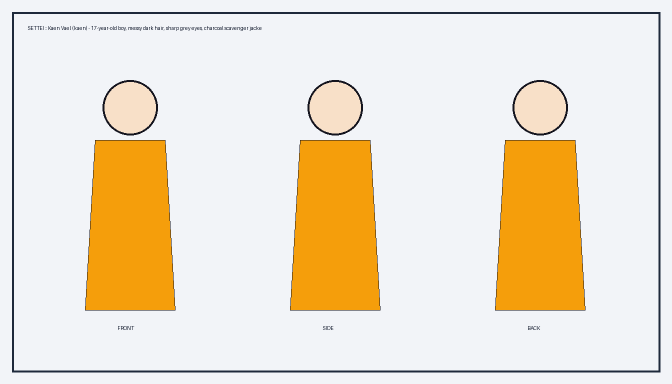
#> input picture bank/characters/kaen/settei.png, 1344 x 768 px (shown at 1/2 size)
$ python -i build_style_bible.py   (imports and definitions only)
#> lines starting #> are read from the running program, lines starting #| are printed output that depends on the picture
from __future__ import annotations

import argparse
import json
import math
import subprocess
from collections import Counter
from pathlib import Path
from typing import Any

from PIL import Image, ImageStat

CATEGORIES = ("decors", "settei", "props", "genga", "acting", "fx", "smears", "cycles")
IMAGE_EXTS = {".png", ".jpg", ".jpeg", ".webp", ".bmp"}
VIDEO_EXTS = {".mp4", ".webm", ".mov", ".mkv", ".gif"}


# [68 lines left out: functions ensure_dataset_folders, _probe_duration_sec, extract_video_keyframes, not called in this run]


def _analyze_image_metrics(img_path: Path) -> tuple[float, float, float, list[tuple[int, int, int]]]:
    """Retourne (luma_0_1, contrast_0_1, saturation_0_1, couleurs_dominantes_rgb)."""
#> called with img_path = '../../bank/characters/kaen/settei.png'
    with Image.open(img_path) as im:
#> im is the input picture: PIL image 1344x768 RGB; mean R, G, B 237.6, 225.1, 205.1
        rgb = im.convert("RGB")
        thumb = rgb.copy()
        thumb.thumbnail((320, 320))
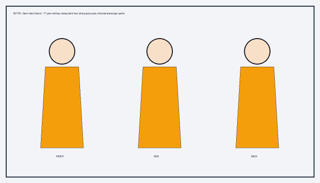
#> thumb: PIL image 320x183 RGB; mean R, G, B 237.6, 225.1, 205

        gray = thumb.convert("L")
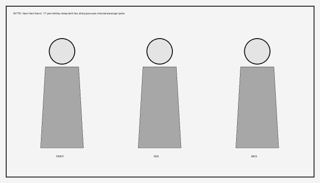
#> gray: PIL image 320x183 L; min 47, max 255, mean 226.6
        stat_l = ImageStat.Stat(gray)
        luma = stat_l.mean[0] / 255.0
#> luma = 0.889
        contrast = stat_l.stddev[0] / 128.0
#> contrast = 0.272

        hsv = thumb.convert("HSV")
#> hsv: PIL image 320x183 HSV; mean H, S, V 130.4, 45.4, 242.9
        stat_s = ImageStat.Stat(hsv.split()[1])
        saturation = stat_s.mean[0] / 255.0
#> saturation = 0.178

        quant = thumb.quantize(colors=8, method=Image.Quantize.MEDIANCUT).convert("RGB")
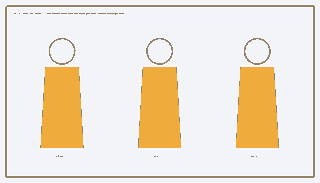
#> quant: PIL image 320x183 RGB; mean R, G, B 237.6, 227.9, 212.3
        pixels = list(quant.getdata())
#> pixels = 58560 items
        top_colors = [c for c, _ in Counter(pixels).most_common(6)]
#> top_colors = [(242, 244, 248), (239, 172, 61), (248, 250, 253), (147, 130, 101), (242, 244, 247), (243, 244, 248)]

    return luma, contrast, saturation, top_colors


def _rgb_to_hex(rgb: tuple[int, int, int]) -> str:
    return f"#{rgb[0]:02X}{rgb[1]:02X}{rgb[2]:02X}"


# [173 lines left out: functions _classify_style_tags, build_style_bible, main, not called in this run]


# [2 lines not run here, left out]

>>> result = _analyze_image_metrics('../../bank/characters/kaen/settei.png')
#> result = (0.889, 0.272, 0.178, [(242, 244, 248), (239, 172, 61), (248, 250, 253), (147, 130, 101), (242, 244, 247), (243, 244, 248)])

$ run again, on bank/characters/kaen/shocked_m_closed_e_closed.png
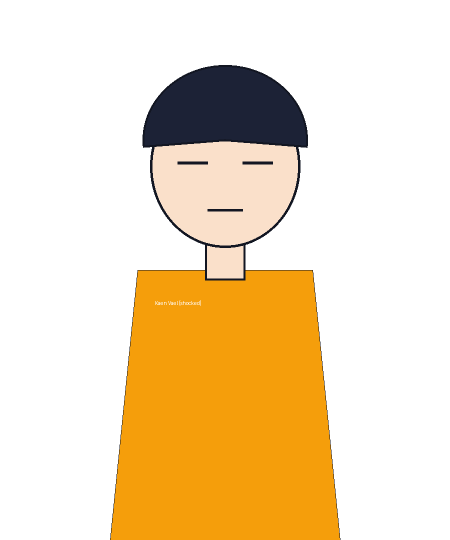
#> input picture bank/characters/kaen/shocked_m_closed_e_closed.png, 900 x 1080 px (shown at 1/2 size)
#> in _analyze_image_metrics, im is the input picture: PIL image 900x1080 RGBA; mean R, G, B, A 69.3, 48.8, 15.9, 83.1
#> in _analyze_image_metrics, `thumb.thumbnail((320, 320))`:
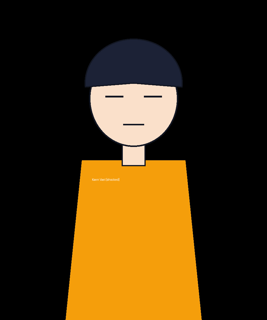
#> thumb: PIL image 267x320 RGB; mean R, G, B 69.3, 48.8, 15.9
#> in _analyze_image_metrics, `gray = thumb.convert("L")`:
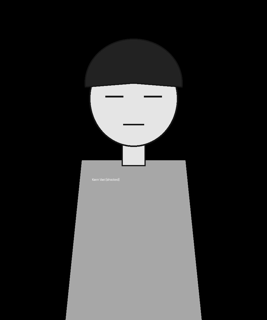
#> gray: PIL image 267x320 L; min 0, max 240, mean 51.1
#> luma = 0.2
#> contrast = 0.627
#> hsv: PIL image 267x320 HSV; mean H, S, V 15.2, 63.7, 70.4
#> saturation = 0.25
#> pixels = 85440 items
#> top_colors = [(0, 0, 0), (245, 158, 11), (249, 217, 182), (43, 42, 47), (0, 0, 3), (246, 158, 11)]
#> result = (0.2, 0.627, 0.25, [(0, 0, 0), (245, 158, 11), (249, 217, 182), (43, 42, 47), (0, 0, 3), (246, 158, 11)])
